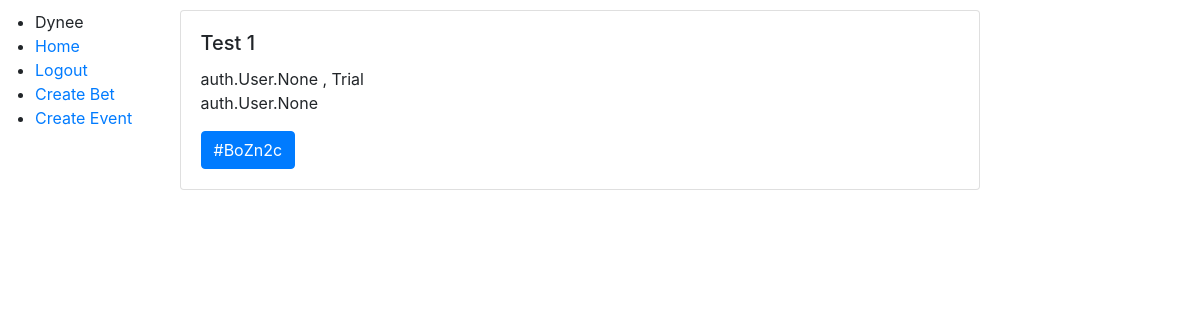
Page /home/ (signed in) on the earlier database version.
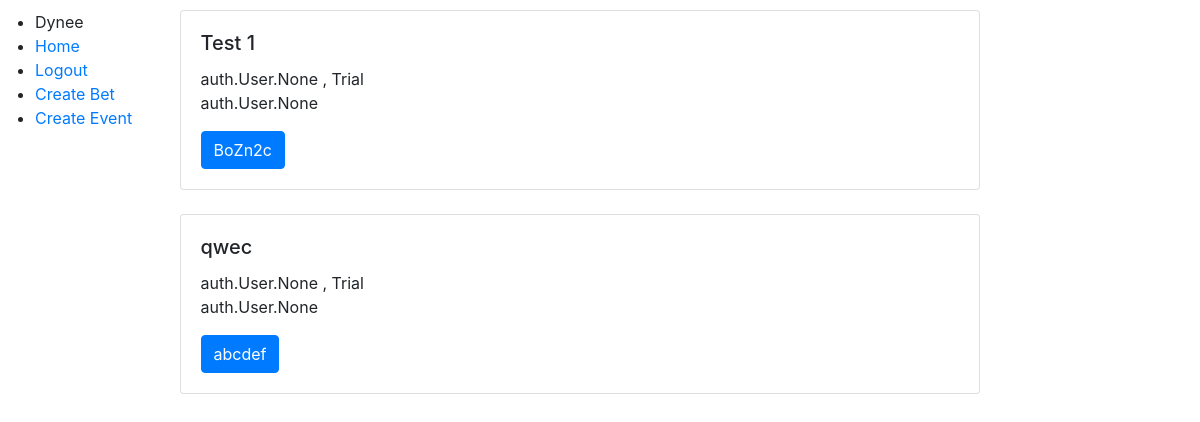
Same page on the later database version.
### WannaBet/models.py (models this page shows, shortened)
class Bet(models.Model):
    event = models.ForeignKey(Event, on_delete=models.CASCADE, related_name="for_event", null = True)
    members = models.ManyToManyField(User, related_name="bet_member")
    name = models.CharField(max_length = 30)
    descrition = models.TextField(blank=True)
    identifier = models.CharField(max_length = 7, blank = True)
    side = models.ManyToManyField(User, through='Sides', related_name="side_to")
    url = models.URLField(blank = True)
    choices_for_challanges = [
        ('M', 'Money'),
        ('A', 'Activity'),
        ('G', 'Gift')
    ]
    choices_for_sides = [
        ('W', 'Win'),
        ('L', 'Loss'),
        ('D', 'Draw')
    ]
    type = models.CharField(max_length = 1, choices = choices_for_challanges, default="None")

class Event(models.Model):
    name = models.CharField(max_length = 30)
    time = models.DateTimeField(default=timezone.now)
    link = models.URLField(blank=True)

### WannaBet/views.py (the view)
# urls.py: path('home/', views.home, name='home'),
@login_required
def home(request):
    choices_for_sides = {'W':'Win', "L":"Lose", "D":"Draw"}
    events = Event.objects.all()
    profile = Profile.objects.filter(user = request.user).get()
    bets = Bet.objects.filter(members = request.user)
    context = {"bets":[x for x in bets]}
    return render(request,'WannaBet/home.html', context=context)

### templates/WannaBet/home.html (shortened to what this page needs)
{% extends 'WannaBet/base.html' %}
{% load static %}
{% block content %}
    {% for b in bets %}
        <div class="card" style="width: 50rem;">
            <div class="card-body">
              <h5 class="card-title"> {{ b.name }}</h5>
              <p class="card-text">{{ b.members }} ,  {{ b.event.name }}
                  <br>
                {{ b.members}}
              </p>
              <a href="#" class="btn btn-primary">{{ b.identifier }}</a>
            </div>
        </div>
        <br>
    {% endfor %}
{% endblock %}

### templates/WannaBet/base.html (shortened to what this page needs)
<!DOCTYPE html>
{% load static %}
<html>
    <head>
        <link rel="stylesheet" href="">
        <link rel="stylesheet" href="https://stackpath.bootstrapcdn.com/bootstrap/4.3.1/css/bootstrap.min.css">
        <link rel="stylesheet" href="https://maxcdn.bootstrapcdn.com/font-awesome/4.7.0/css/font-awesome.min.css">
        <link rel="stylesheet" href="https://cdnjs.cloudflare.com/ajax/libs/flexboxgrid/6.3.1/flexboxgrid.min.css" type="text/css" >
    </head>
    <body>
        <div class="row">
            <div class="nav">
                <ul>
                  <li><a >  {{ user }}</a></li>
                    <li><a href="{% url 'home' %}">Home</a></li>
                    {% if user.is_authenticated %}
                    <li><a href="{% url 'logout' %}">Logout</a></li>
                    <li><a href="{% url 'create_bet' %}">Create Bet</a></li>
                    <li><a href="{% url 'create_event' %}">Create Event</a></li>
                    {% else %}
                    <li><a href="{% url 'login' %}">Login</a></li>
                    <li><a href="{% url 'register' %}">Register</a></li>
                    {% endif %}
                </ul>
            </div>
            <div class="content">
                {% block content %}
                {% endblock content %}
            </div>
        </div>
    </body>
</html>

### templates/WannaBet/base.html (style rules this page uses)
.nav { float: left; width: 15%; padding: 10px; }
.content { float: left; width: 85%; padding: 10px; }

Differences in the rows shown:
changed Bet "Test 1": identifier "#BoZn2c" → "BoZn2c"
added Bet: name "qwec", members "auth.User.None", event.name "Trial", identifier "abcdef"
